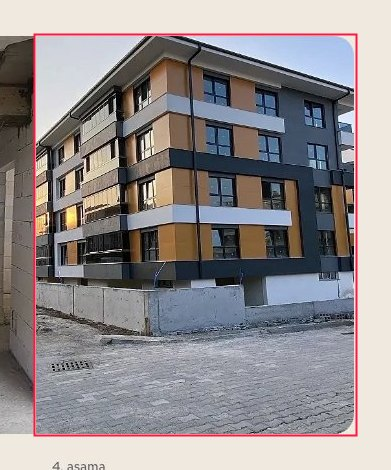
#> input picture siteler/saripekmez/.taste-skill/consistency/1440-12-photo-repeat.jpg, 391 x 470 px
$ python -i foto_temizle.py   (imports and definitions only)
#> lines starting #> are read from the running program, lines starting #| are printed output that depends on the picture
"""Firma fotoğraflarındaki yan dolguları (çizgili desen, bulanık kopya, beyaz) kırpar, hafif ton ve netlik düzeltmesi yapar.
Kat planlarına ton düzeltmesi uygulanmaz, yalnız kırpılır.
Kullanım: python3 araclar/foto_temizle.py <foto_klasörü> [--dene dosya ...]"""
import sys, os, json
import numpy as np
from PIL import Image, ImageOps, ImageFilter

def bounds(img):
    g = img.convert('L'); a = np.asarray(g, dtype=np.float32); h, w = a.shape
    hsv = np.asarray(img.convert('HSV'), dtype=np.float32)
    sat = hsv[..., 1].mean(axis=0); bri = a.mean(axis=0)
    e = np.abs(np.diff(a, axis=0)).mean(axis=0) + np.abs(np.diff(a, axis=1, append=a[:, -1:])).mean(axis=0)
    k = 9; es = np.convolve(e, np.ones(k) / k, mode='same')
    mid = np.median(es[int(w * 0.35):int(w * 0.65)])
    hatch = (bri > 190) & (sat < 22)
    pad = (es < 0.38 * mid) | hatch | (a.std(axis=0) < 4)
    x0 = 0
    while x0 < w // 2 and pad[x0]: x0 += 1
    x1 = w
    while x1 > w // 2 and pad[x1 - 1]: x1 -= 1
    if x0 < w * 0.04: x0 = 0
    if w - x1 < w * 0.04: x1 = w
    d = np.abs(np.diff(a, axis=1)); frac = (d > 18).mean(axis=0)
    def snap(x, lo, hi):  # en güçlü dikey kenara oturt
        lo, hi = max(1, lo), min(w - 2, hi)
        if hi <= lo: return x
        return int(lo + np.argmax(frac[lo:hi])) + 1
    if x0: x0 = snap(x0, x0 - 14, x0 + 14)
    if x1 < w: x1 = snap(x1, x1 - 14, x1 + 14)
    if x1 - x0 < w * 0.3: return 0, w
    if (w - (x1 - x0)) < w * 0.15: return 0, w   # dolgu değil (gökyüzü, düz cephe)
    return x0, x1

def clean(path, ton=True, kirp=True):
#> called with ton = True, kirp = True
    img = Image.open(path).convert('RGB'); w, h = img.size
#> in clean, img is the input picture: PIL image 391x470 RGB; mean R, G, B 146.3, 141.3, 142.7
#> after `w, h = img.size`: w = 391; h = 470
    x0, x1 = bounds(img) if kirp else (0, w)
#> in bounds, `g = img.convert('L')`:
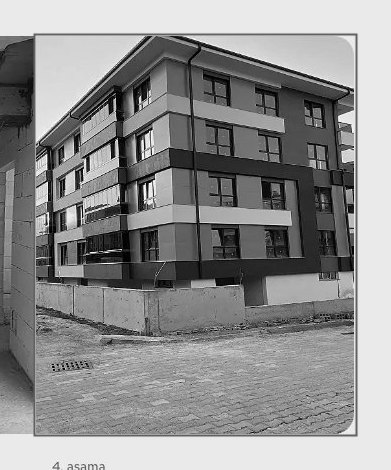
#> g: PIL image 391x470 L; min 0, max 255, mean 143
#> in bounds, `hsv = np.asarray(img.convert('HSV'), dtype=np.float32)`:
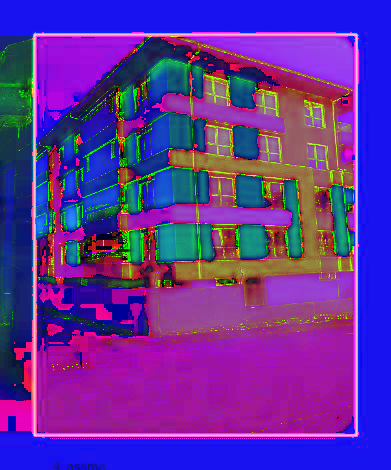
#> hsv: shape (470, 391, 3) float32; mean R, G, B 95.2, 48.2, 156
#> in bounds, `sat = hsv[..., 1].mean(axis=0)`: sat = 391 values, max 165.9 at index 356, min 15.47 at index 362, mean 48.19
#> in bounds, `bri = a.mean(axis=0)`: bri = 391 values, max 234 at index 360, min 106.5 at index 122, mean 143
#> in bounds, `e = np.abs(np.diff(a, axis=0)).mean(axis=0) + np.abs(np.diff(a, axis=1..`: e = 391 values, max 97.19 at index 353, min 0 at index 360, mean 24.05
#> in bounds, `es = np.convolve(e, np.ones(k) / k, mode='same')`: es = 391 values, max 50.74 at index 353, min 0 at index 364, mean 24.01
#> in bounds, `mid = np.median(es[int(w * 0.35):int(w * 0.65)])`: mid = 23.33
#> the loop in bounds, `while x0 < w // 2 and pad[x0]: x0 += 1` made 1 pass
#> x0 on pass 1: 1
#> after the loop in bounds, `while x0 < w // 2 and pad[x0]: x0 += 1`: x0 = 1
#> the loop in bounds, `while x1 > w // 2 and pad[x1 - 1]: x1 -= 1` made 33 passes
#> x1 on passes 1 to 12: 390, 389, 388, 387, 386, 385, 384, 383, 382, 381, 380, 379
#> after the loop in bounds, `while x1 > w // 2 and pad[x1 - 1]: x1 -= 1`: x1 = 358
#> in bounds, `d = np.abs(np.diff(a, axis=1))`:
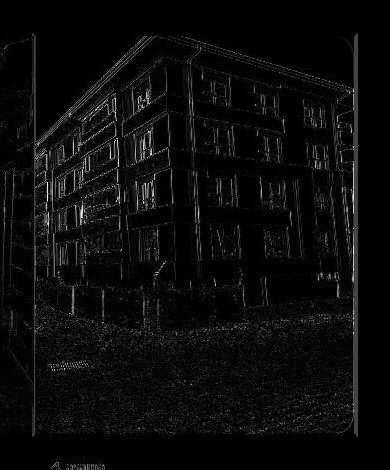
#> d: shape (470, 390) float32; min 0, max 247, mean 11.5
#> in bounds, `frac = (d > 18).mean(axis=0)`: frac = 390 values, max 0.86 at index 356, min 0 at index 358, mean 0.176
#> in bounds, `if x1 < w: x1 = snap(x1, x1 - 14, x1 + 14)`: x1 = 357
#> x0 = 0; x1 = 391
    changed = (x0, x1) != (0, w)
#> changed = False
    if changed: img = img.crop((x0 + 2 if x0 else 0, 0, x1 - 2 if x1 < w else w, h))
    if ton:
        img = ImageOps.autocontrast(img, cutoff=0.4)
        img = img.filter(ImageFilter.UnsharpMask(radius=1.1, percent=55, threshold=2))
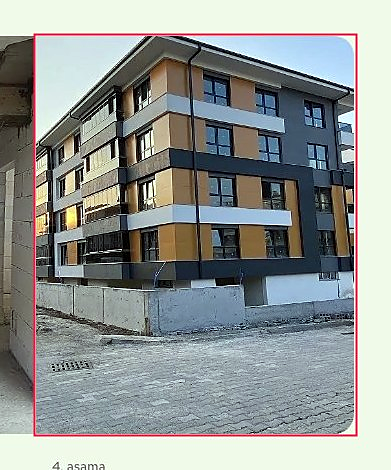
#> img: PIL image 391x470 RGB; mean R, G, B 146.2, 151.2, 148.9
    return img, changed, (x0, x1)

# [20 lines not run here, left out]

>>> result = clean('../siteler/saripekmez/.taste-skill/consistency/1440-12-photo-repeat.jpg')

$ run again, on siteler/saripekmez/.taste-skill/consistency/1440-04-copy-headings.jpg
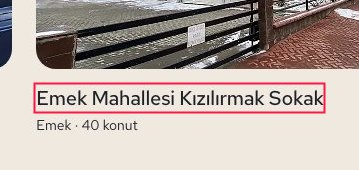
#> input picture siteler/saripekmez/.taste-skill/consistency/1440-04-copy-headings.jpg, 359 x 170 px
#> in clean, img is the input picture: PIL image 359x170 RGB; mean R, G, B 185.3, 172.4, 166.2
#> sat = 359 values, max 81.06 at index 324, min 13.74 at index 13, mean 39.07
#> bri = 359 values, max 234.4 at index 13, min 137 at index 252, mean 175.5
#> e = 359 values, max 62.46 at index 11, min 0 at index 16, mean 33.23
#> es = 359 values, max 45.75 at index 318, min 0.0891 at index 20, mean 33.13
#> mid = 36.79
#> the loop in bounds, `while x0 < w // 2 and pad[x0]: x0 += 1` made 7 passes
#> after the loop in bounds, `while x0 < w // 2 and pad[x0]: x0 += 1`: x0 = 7
#> the loop in bounds, `while x1 > w // 2 and pad[x1 - 1]: x1 -= 1` made 1 pass
#> x1 on pass 1: 358
#> after the loop in bounds, `while x1 > w // 2 and pad[x1 - 1]: x1 -= 1`: x1 = 358
#> in bounds, `d = np.abs(np.diff(a, axis=1))`:
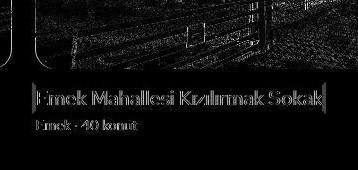
#> d: shape (170, 358) float32; min 0, max 253, mean 13.3
#> frac = 358 values, max 0.476 at index 35, min 0 at index 15, mean 0.194
#> in clean, `x0, x1 = bounds(img) if kirp else (0, w)`: x0 = 0; x1 = 359
#> changed = False
#> in clean, `img = img.filter(ImageFilter.UnsharpMask(radius=1.1, percent=55, thres..`:
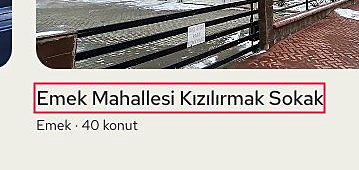
#> img: PIL image 359x170 RGB; mean R, G, B 184, 175.9, 171.2

$ run again, on siteler/saripekmez/.taste-skill/consistency/1440-05-empty-area.jpg
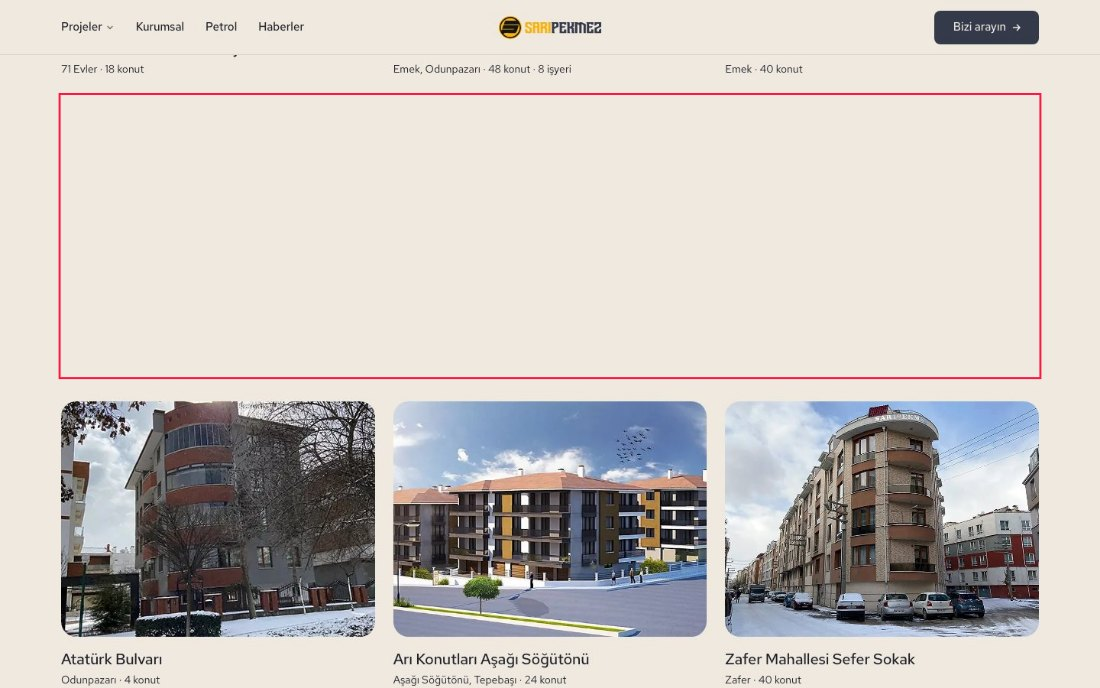
#> input picture siteler/saripekmez/.taste-skill/consistency/1440-05-empty-area.jpg, 1100 x 688 px
#> in clean, img is the input picture: PIL image 1100x688 RGB; mean R, G, B 202.9, 197.3, 192.8
#> in bounds, `hsv = np.asarray(img.convert('HSV'), dtype=np.float32)`:
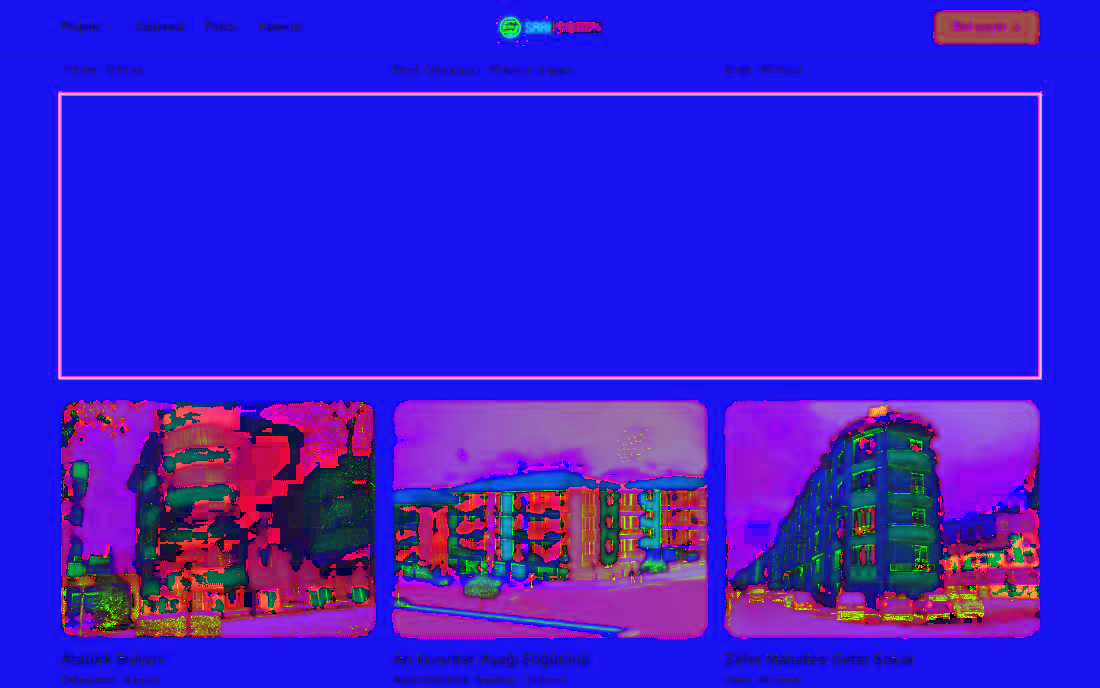
#> hsv: shape (688, 1100, 3) float32; mean R, G, B 54.3, 28.2, 207.7
#> sat = 1100 values, max 86.24 at index 1040, min 15.08 at index 1046, mean 28.23
#> bri = 1100 values, max 234.4 at index 1045, min 171.1 at index 179, mean 198.5
#> e = 1100 values, max 80.95 at index 1038, min 0.0786 at index 0, mean 11.26
#> es = 1100 values, max 29.8 at index 61, min 0.0437 at index 0, mean 11.26
#> mid = 10.83
#> the loop in bounds, `while x0 < w // 2 and pad[x0]: x0 += 1` made 58 passes
#> after the loop in bounds, `while x0 < w // 2 and pad[x0]: x0 += 1`: x0 = 58
#> the loop in bounds, `while x1 > w // 2 and pad[x1 - 1]: x1 -= 1` made 58 passes
#> x1 on passes 1 to 8: 1099, 1098, 1097, 1096, 1095, 1094, 1093, 1092
#> after the loop in bounds, `while x1 > w // 2 and pad[x1 - 1]: x1 -= 1`: x1 = 1042
#> in bounds, `d = np.abs(np.diff(a, axis=1))`:
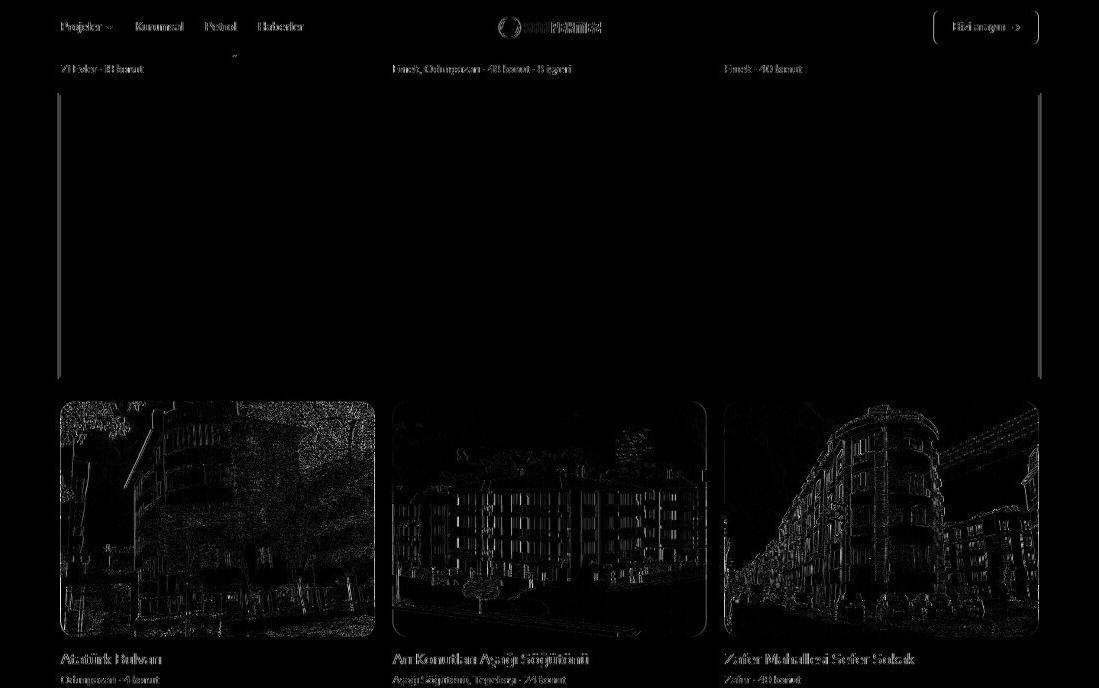
#> d: shape (688, 1099) float32; min 0, max 240, mean 5.2
#> frac = 1099 values, max 0.757 at index 1038, min 0 at index 0, mean 0.0752
#> in bounds, `if x0: x0 = snap(x0, x0 - 14, x0 + 14)`: x0 = 61
#> in bounds, `if x1 < w: x1 = snap(x1, x1 - 14, x1 + 14)`: x1 = 1039
#> in clean, `x0, x1 = bounds(img) if kirp else (0, w)`: x0 = 0; x1 = 1100
#> changed = False
